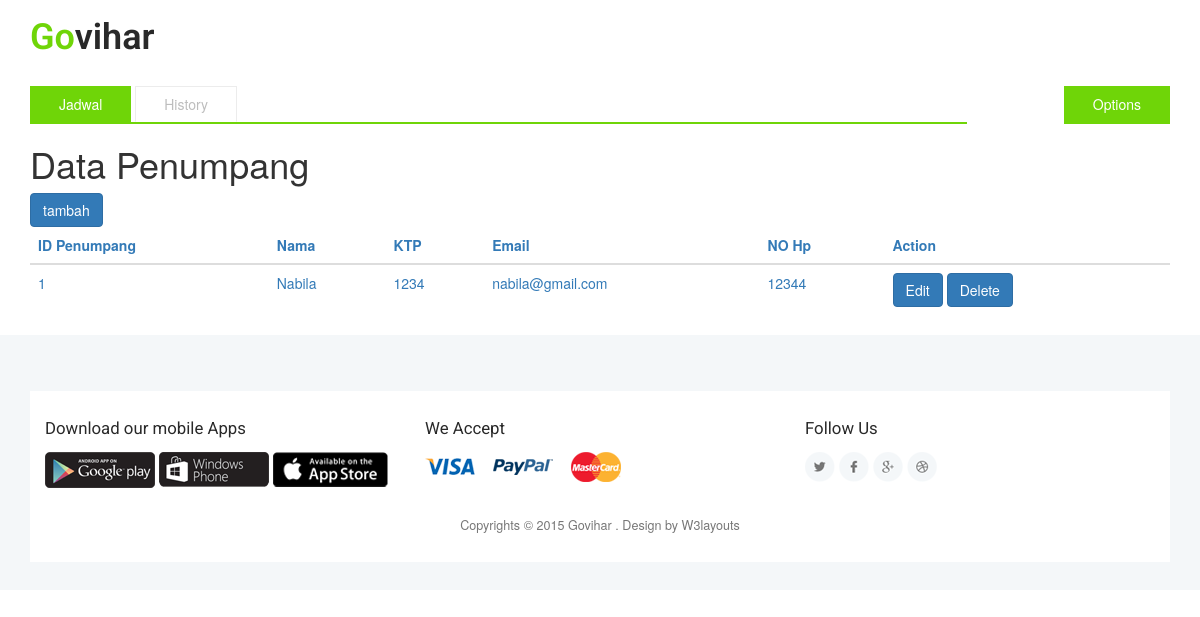
/index.php/penumpang/read, run on the app's committed database.
### tables this page shows
CREATE TABLE IF NOT EXISTS `penumpang` (
  `IdPenumpang` int(10) NOT NULL,
  `Nama` varchar(150) DEFAULT NULL,
  `KTP` int(20) DEFAULT NULL,
  `Email` varchar(150) DEFAULT NULL,
  `NoHp` int(13) DEFAULT NULL,
  `username` varchar(200) NOT NULL,
  `password` varchar(200) NOT NULL
);

### application/controllers/Penumpang.php (called while the page is built, shortened)
<?php
class Penumpang extends CI_Controller {
	function __construct()
	{
		$this->load->model('PenumpangModel');
	}
	public function read(){
		$this->load->model('PenumpangModel');
		$data['result']=$this->PenumpangModel->GetAll();
		$this->load->view('Templates/Header');
		$this->load->view('Penumpang/read',$data);
		$this->load->view('Templates/Footer');
	}
}

### index.php (called while the page is built, shortened)
<?php
require_once BASEPATH.'core/CodeIgniter.php';

### application/models/PenumpangModel.php (called while the page is built, shortened)
<?php
class PenumpangModel extends CI_Model {
	public function GetAll(){
		$this->db->select('*');
		$this->db->from('penumpang');
		$data=$this->db->get();
		return $data->result_array();
	}
}

### application/views/Penumpang/read.php (the view, shortened to what this page needs)
<!DOCTYPE html>
<html>
    <head>
    <link rel="stylesheet" href="http://maxcdn.bootstrapcdn.com/bootstrap/3.3.5/css/bootstrap.min.css">
    <link rel="stylesheet" type="text/css" href="https://cdn.datatables.net/1.10.16/css/dataTables.bootstrap.min.css">
    </head>
    <body>
        <div class="container">
        <h1>Data Penumpang</h1>
        <a href="<?php echo base_url()."Penumpang/add/"; ?>">
		                	<button class="btn btn-primary">
		                	tambah</button>
        <table id="example" class="table table-hover">
            <thead>
				<tr>
					<th>ID Penumpang</th>
					<th>Nama</th>
	                <th>KTP</th>
	                <th>Email</th>
	                <th>NO Hp</th>
	                 <th>Action</th>
				</tr>
				</thead>
				<tbody>
					<?php foreach ($result as $data) { ?>
		            <tr>
		                <td><?php echo $data['IdPenumpang']; ?></td>
		                <td><?php echo $data['Nama']; ?></td>
		                <td><?php echo $data['KTP']; ?></td>
		                <td><?php echo $data['Email']; ?></td>
		                <td><?php echo $data['NoHp']; ?></td>
		                <td>
		                	<a href="<?php echo base_url()."Penumpang/edit/".$data['IdPenumpang']; ?>">
		                	<button class="btn btn-primary">
		                	Edit</button>
		                	</a>
		                	<a href="<?php echo base_url()."Penumpang/do_delete/".$data['IdPenumpang']; ?>">
		                	<button class="btn btn-primary">Delete
		                	</button>
		                	</a>
		                </td>
		            </tr>
		            <?php } ?>
				</tbody>
        </table>
    </div>
 </body>
</html>

### assets/css/style.css (style rules this page uses)
body { margin:0; font-family: 'Open Sans', sans-serif; background-color:#fff; }
body a { transition: 0.5s all ease; -webkit-transition: 0.5s all ease; -moz-transition: 0.5s all ease; -o-transition: 0.5s all ease; -ms-transition: 0.5s all ease; text-decoration:none; }
h1,h2,h3,h4,h5,h6 { margin:0; }
.d-apps ul li a,.a-cards ul li a { display:block; }

### data on the page
penumpang: IdPenumpang "1", Nama "Nabila", KTP "1234", Email "nabila@gmail.com", NoHp "12344"
